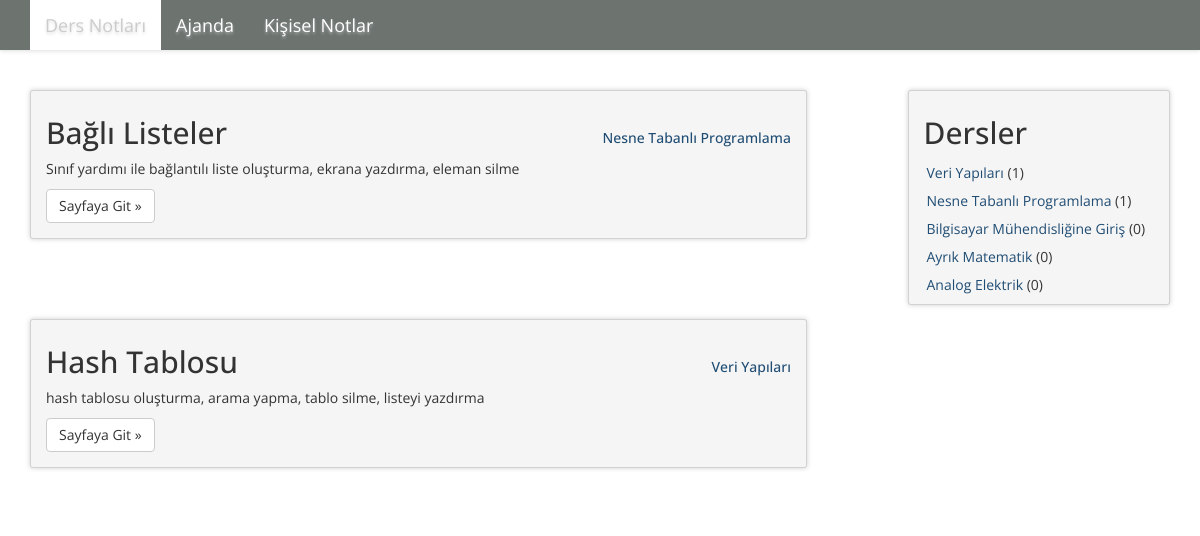
The page / on the database its author committed.
### tables this page shows
CREATE TABLE IF NOT EXISTS `notlar` (
  `id` int(11) NOT NULL AUTO_INCREMENT,
  `baslik` varchar(200) NOT NULL,
  `kisaBaslik` varchar(200) NOT NULL,
  `icerik` text NOT NULL,
  `resim` text NOT NULL,
  `dersID` int(11) NOT NULL,
  PRIMARY KEY (`id`)
);

CREATE TABLE IF NOT EXISTS `dersler` (
  `id` int(11) NOT NULL AUTO_INCREMENT,
  `dersAdi` varchar(200) NOT NULL,
  PRIMARY KEY (`id`)
);

### index.php (called while the page is built)
 <?php     include "includes/baglan.php";
    include "includes/header.php";
    include "includes/icerik.php";
?>

### includes/icerik.php (the view)
<div class="container theme-showcase upper" role="main">
    <div class="row">
        <div class="col-md-9">
            <?php
                $sql = mysql_query("select * from notlar order by id DESC  limit 0,2");
                while($sonuc = mysql_fetch_array($sql)){
                    $id = $sonuc["dersID"];
                    $sql2 = mysql_query("select * from dersler where id = $id");
                    $sonuc2 = mysql_fetch_array($sql2);
            ?>
            <div class="col-md-11 notlarIndex">
                <h2><?=$sonuc["baslik"]?>  <span class="aTitle"><a href="#"><?=$sonuc2["dersAdi"]?></a></span> </h2>
                <p> <?=$sonuc["kisaBaslik"]?></p>
                <p><a class="btn btn-default" href="#" role="button">Sayfaya Git &raquo;</a></p>
            </div>
            <?php } ?>
        </div>
    <?php include "includes/sag.php" ?>
    </div>
</div>

### includes/header.php (shortened to what this page needs)
<!DOCTYPE html>
<html lang="en">
<head>
    <link href="css/bootstrap.min.css" rel="stylesheet">
    <link href="css/style.css" rel="stylesheet">
</head>
<body>
<nav class="navbar navbar-inverse navbar-fixed-top" role="navigation">
    <div class="container">
        <div id="navbar" class="collapse navbar-collapse">
            <ul class="nav navbar-nav">
                <li class="active menuLi"><a href="#">Ders Notları</a></li>
                <li class="menuLi"><a href="#about">Ajanda</a></li>
                <li class="menuLi"><a href="#contact">Kişisel Notlar</a></li>
            </ul>
        </div>
    </div>
</nav>

### includes/sag.php
<div class="col-md-3">
    <div class="col-md-12 notlarIndex">
        <h2>Dersler</h2>
        <ul>
        <?php
            $sql = mysql_query("select * from dersler");
            while($sonuc = mysql_fetch_array($sql)){
                $id = $sonuc["id"];
                $sql2 = mysql_query("select * from notlar where dersID = $id");
                $counter = mysql_num_rows($sql2);
                ?>
            <li><a href="#"><?=$sonuc["dersAdi"]?></a> <span title="Toplam <?=$counter?> not var">(<?=$counter?>)</span> </li>
        <?php } ?>
        </ul>
    </div>
</div>

### css/style.css (style rules this page uses)
body { font-family: 'Open Sans', sans-serif; }
a:link,a:active,a:visited { color: FFF; text-decoration: none; }
.navbar-inverse { background: #6d7470; border: none; box-shadow: 0 0 5px rgba(34, 34, 34, 0.21); }
.navbar-inverse .navbar-nav > li > a { color: #FFF; font-size: 18px; text-shadow: 0 2px 3px rgba(204, 204, 204, 0.61); }
.navbar-inverse .navbar-nav > .active > a, .navbar-inverse .navbar-nav > .active > a:hover, .navbar-inverse .navbar-nav > .active > a:focus { background: #FFF; color: #CCC; }
.upper { clear: both; padding-top: 50px; }
.notlarIndex { padding: 5px 15px; background: rgba(204, 204, 204, 0.20); border-radius: 3px; margin: 40px 0; border: 1px solid rgba(0, 0, 0, 0.14); box-shadow: 0 0 5px rgba(34, 34, 34, 0.21); }
.notlarIndex ul,.notlarIndex li { padding: 0; margin: 0; list-style-type: none; }
.notlarIndex li { padding: 4px 3px; }
.notlarIndex li a:link,.notlarIndex li a:active,.notlarIndex li a:visited { color:#204d74; }
.aTitle { line-height: 2px; float: right; padding-top: 15px; }
.aTitle a:link,.aTitle a:active,.aTitle a:visited { color:#204d74; font-size: 14px; padding-left: 13px; }

### rows shown on the page
notlar: baslik "Bağlı Listeler", dersler.dersAdi "Nesne Tabanlı Programlama", kisaBaslik "Sınıf yardımı ile bağlantılı liste oluşturma, ekrana yazdırma, eleman silme"
notlar: baslik "Hash Tablosu", dersler.dersAdi "Veri Yapıları", kisaBaslik "hash tablosu oluşturma, arama yapma, tablo silme, listeyi yazdırma"
dersler: dersAdi "Veri Yapıları", counter "1"
dersler: dersAdi "Nesne Tabanlı Programlama", counter "1"
dersler: dersAdi "Bilgisayar Mühendisliğine Giriş", counter "0"
dersler: dersAdi "Ayrık Matematik", counter "0"
dersler: dersAdi "Analog Elektrik", counter "0"
